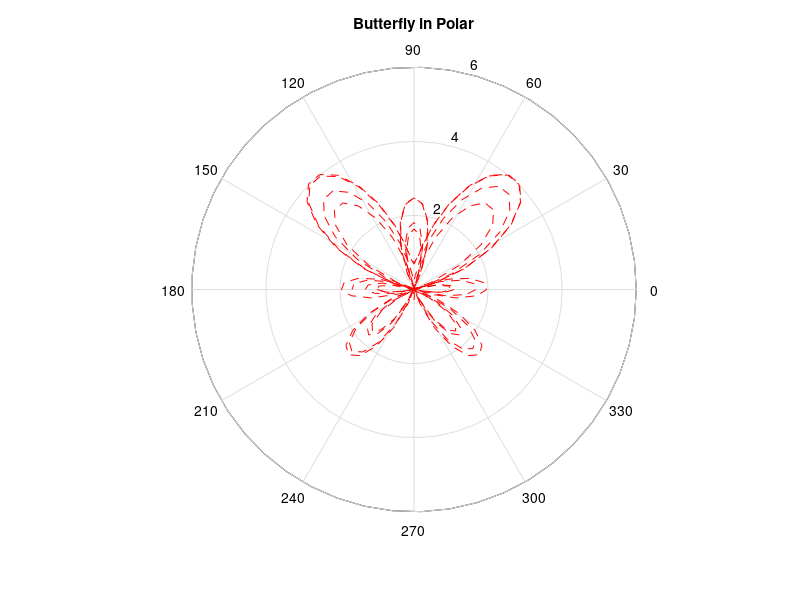

This figure's MATLAB source:
% Ahmet Abdullah GÜLTEKİN
% 150121025

% Initialize the theta with the desired values
theta = 0 : pi/32 : 8*pi;

% Define formula
r = exp(sin(theta)) - 2*cos(4*theta) - (sin((2*theta - pi)/24)).^5;

% Create polar coordinate and arrange line style
polar(theta, r, '--r')

% Add title and labels
title('Butterfly in Polar')
ylabel('r')
xlabel('\theta')